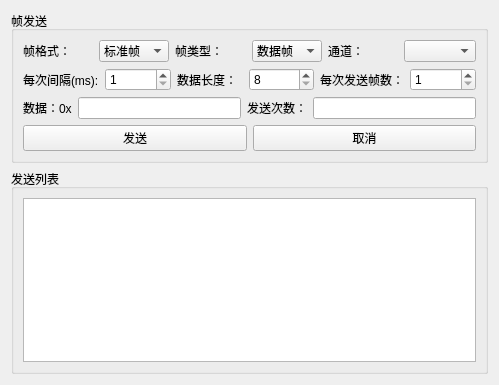
<?xml version="1.0" encoding="UTF-8"?>
<ui version="4.0">
 <class>mode_sending</class>
 <widget class="QWidget" name="mode_sending">
  <property name="geometry">
   <rect>
    <x>0</x>
    <y>0</y>
    <width>499</width>
    <height>385</height>
   </rect>
  </property>
  <property name="windowTitle">
   <string>Form</string>
  </property>
  <layout class="QVBoxLayout" name="verticalLayout">
   <item>
    <widget class="QGroupBox" name="groupBox">
     <property name="title">
      <string>帧发送</string>
     </property>
     <layout class="QVBoxLayout" name="verticalLayout_2">
      <item>
       <layout class="QHBoxLayout" name="horizontalLayout">
        <item>
         <widget class="QLabel" name="label_3">
          <property name="text">
           <string>帧格式：</string>
          </property>
         </widget>
        </item>
        <item>
         <widget class="QComboBox" name="comboBox">
          <item>
           <property name="text">
            <string>标准帧</string>
           </property>
          </item>
          <item>
           <property name="text">
            <string>扩展帧</string>
           </property>
          </item>
         </widget>
        </item>
        <item>
         <widget class="QLabel" name="label_2">
          <property name="text">
           <string>帧类型：</string>
          </property>
         </widget>
        </item>
        <item>
         <widget class="QComboBox" name="comboBox_2">
          <item>
           <property name="text">
            <string>数据帧</string>
           </property>
          </item>
          <item>
           <property name="text">
            <string>远程帧</string>
           </property>
          </item>
         </widget>
        </item>
        <item>
         <widget class="QLabel" name="label">
          <property name="text">
           <string>通道：</string>
          </property>
         </widget>
        </item>
        <item>
         <widget class="QComboBox" name="comboBox_3"/>
        </item>
       </layout>
      </item>
      <item>
       <layout class="QHBoxLayout" name="horizontalLayout_2">
        <item>
         <widget class="QLabel" name="label_13">
          <property name="text">
           <string>每次间隔(ms):</string>
          </property>
         </widget>
        </item>
        <item>
         <widget class="QSpinBox" name="spinBox_3">
          <property name="minimum">
           <number>1</number>
          </property>
         </widget>
        </item>
        <item>
         <widget class="QLabel" name="label_4">
          <property name="text">
           <string>数据长度： </string>
          </property>
         </widget>
        </item>
        <item>
         <widget class="QSpinBox" name="spinBox_2">
          <property name="minimum">
           <number>8</number>
          </property>
         </widget>
        </item>
        <item>
         <widget class="QLabel" name="label_14">
          <property name="text">
           <string>每次发送帧数：</string>
          </property>
         </widget>
        </item>
        <item>
         <widget class="QSpinBox" name="spinBox">
          <property name="minimum">
           <number>1</number>
          </property>
         </widget>
        </item>
       </layout>
      </item>
      <item>
       <layout class="QHBoxLayout" name="horizontalLayout_3">
        <item>
         <widget class="QLabel" name="label_5">
          <property name="text">
           <string>数据：0x</string>
          </property>
         </widget>
        </item>
        <item>
         <widget class="QLineEdit" name="lineEdit"/>
        </item>
        <item>
         <widget class="QLabel" name="label_6">
          <property name="text">
           <string>发送次数：</string>
          </property>
         </widget>
        </item>
        <item>
         <widget class="QLineEdit" name="lineEdit_2"/>
        </item>
       </layout>
      </item>
      <item>
       <layout class="QHBoxLayout" name="horizontalLayout_4">
        <item>
         <widget class="QPushButton" name="pushButton">
          <property name="text">
           <string>发送</string>
          </property>
         </widget>
        </item>
        <item>
         <widget class="QPushButton" name="pushButton_2">
          <property name="text">
           <string>取消</string>
          </property>
         </widget>
        </item>
       </layout>
      </item>
     </layout>
    </widget>
   </item>
   <item>
    <widget class="QGroupBox" name="groupBox_2">
     <property name="title">
      <string>发送列表</string>
     </property>
     <layout class="QVBoxLayout" name="verticalLayout_3">
      <item>
       <widget class="QTableWidget" name="tableWidget"/>
      </item>
     </layout>
    </widget>
   </item>
  </layout>
 </widget>
 <resources/>
 <connections/>
</ui>
